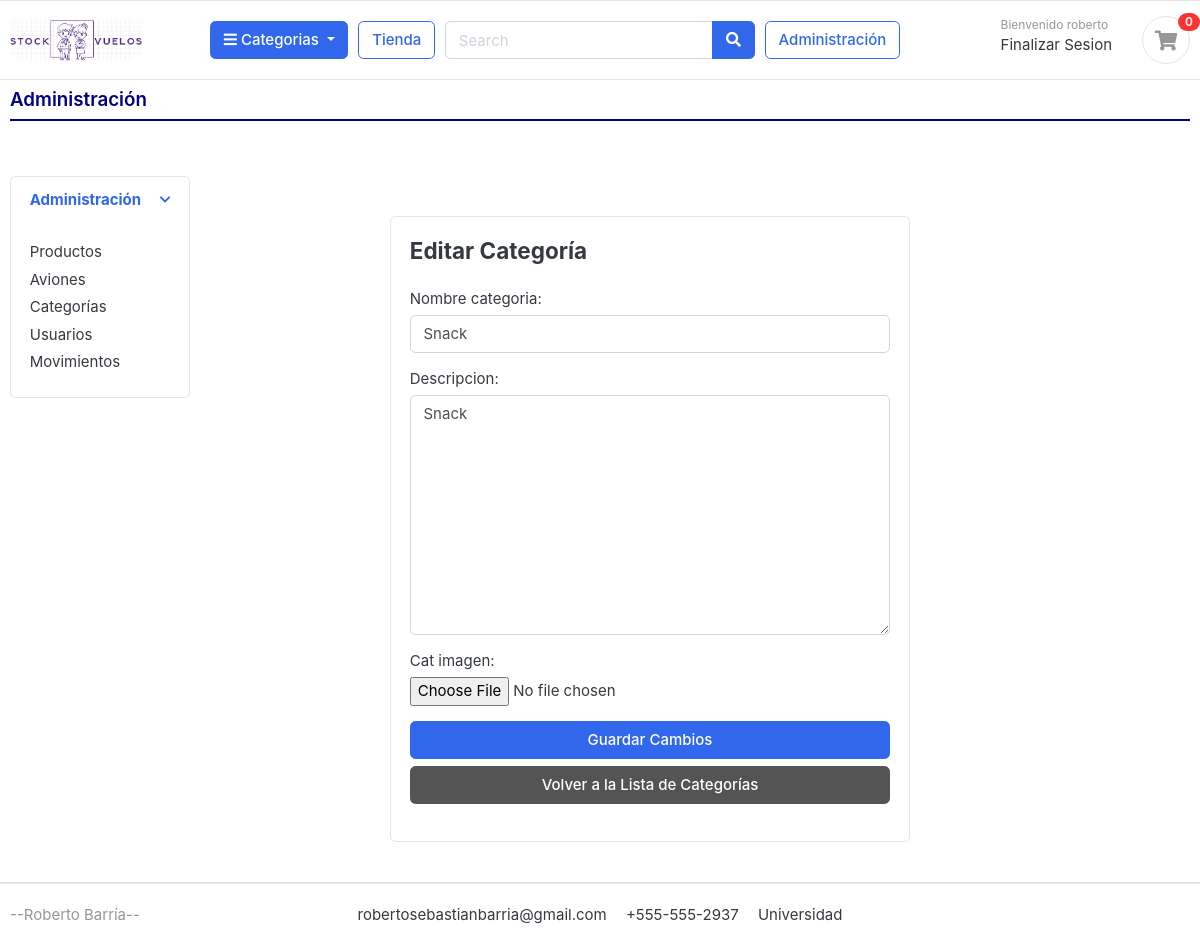
The app's page /administracion/categorias/1/editar/ (signed in) with its own data.
### cuentas/models.py (models this page shows, shortened)
class Cuenta(AbstractBaseUser):
    Nombre = models.CharField(max_length=50)
    Apellido = models.CharField(max_length=50)
    username = models.CharField(max_length=50, unique=True)
    email = models.EmailField(max_length=100, unique=True)
    phone_number = models.CharField(max_length=50)
    avion = models.ForeignKey('aviones.Avion', on_delete=models.SET_NULL, null=True, blank=True)
    es_administrador = models.BooleanField(default=False)
    es_tripulante = models.BooleanField(default=False)
    date_joined = models.DateTimeField(auto_now_add=True)
    last_login = models.DateTimeField(auto_now_add=True)
    is_admin = models.BooleanField(default=False)
    is_staff = models.BooleanField(default=False)
    is_active = models.BooleanField(default=False)
    is_superadmin = models.BooleanField(default=False)
    USERNAME_FIELD = 'email'
    REQUIRED_FIELDS = ['username', 'Nombre', 'Apellido']
    objects = MyAccountManager()

### categorias/models.py (models this page shows, shortened)
class Categoria(models.Model):
    nombre_categoria = models.CharField(max_length=20, unique=True)
    descripcion = models.CharField(max_length=255, blank=True)
    slug = models.CharField(max_length=100, unique=True)
    cat_imagen = models.ImageField(upload_to='photos/categorias', blank=True, null=True)
    def get_url(self):
        return reverse('productos_por_categoria', args=[self.slug])

### administracion/views.py (the view)
# urls.py: path('categorias/<int:pk>/editar/', views.editar_categoria, name='editar_categoria'),
@login_required
def editar_categoria(request, pk):
    categoria = get_object_or_404(Categoria, pk=pk)
    if request.method == 'POST':
        form = CategoriaForm(request.POST, request.FILES, instance=categoria)
        if form.is_valid():
            categoria = form.save(commit=False)
            form.save()
            return redirect('lista_categorias')
    else:
        form = CategoriaForm(instance=categoria)
    return render(request, 'administracion/editar_categoria.html', {'form': form})

### administracion/forms.py
class CategoriaForm(forms.ModelForm):
    class Meta:
        model = Categoria
        fields = ['nombre_categoria', 'descripcion', 'cat_imagen']
        widgets = {
            'nombre_categoria': forms.TextInput(attrs={'class': 'form-control'}),
            'descripcion': forms.Textarea(attrs={'class': 'form-control'}),
            'cat_imagen': forms.FileInput(attrs={'class': 'form-control-file'}),
        }

### tienda/context_processors.py (called while the page is built)
def cantidad_productos_en_orden(request):
    if request.user.is_authenticated:
        avion_id = request.session.get('avion_id')
        orden = Orden.objects.filter(usuario=request.user, avion_id=avion_id, completada=False).first()
        if orden:
            orden_productos = OrdenProducto.objects.filter(orden=orden).count()
        else:
            orden_productos = 0
    else:
        orden_productos = 0
    return {'orden_productos': orden_productos}

def categorias_context(request):
    return {
        'categorias': Categoria.objects.all()
    }

### templates/administracion/editar_categoria.html (shortened to what this page needs)
{% extends 'administracion/administracion.html' %}
{% block main_content %}
<section class="section-content padding-x">
    <div class="card mx-auto" style="max-width: 520px; margin-top: 40px;">
        <article class="card-body">
            <h4 class="card-title mb-4">Editar Categoría</h4>
            <form method="post">
                {{ form.as_p }}
                <div class="form-group">
                    <button type="submit" class="btn btn-primary btn-block">Guardar Cambios</button>
                <a href="{% url 'lista_categorias' %}" class="btn btn-secondary btn-block">Volver a la Lista de Categorías</a>
            </div>
            </form>
        </article>
    </div>
</section>
{% endblock %}

### templates/includes/navbar.html (shortened to what this page needs)
{% load static %}
<header class="section-header">
    <section class="header-main border-bottom">
        <div class="container">
            <div class="row align-items-center">
                <div class="col-lg-2 col-md-3 col-6">
                    <a href="{% url 'tienda' %}" class="brand-wrap">
                        <img class="logo" src="{% static 'images/logo05.png' %}">
                    </a>
                </div>
                {% if user.id is not None %}
                <div class="col-lg col-sm col-md col-6 flex-grow-0">
                    <div class="category-wrap dropdown d-inline-block float-right">
                        <button type="button" class="btn btn-primary dropdown-toggle" data-toggle="dropdown">
                            <i class="fa fa-bars"></i> Categorias
                        </button>
                    </div>
                </div>
                {% endif %}
                {% if user.id is not None %}
                <a href="{% url 'tienda' %}" class="btn btn-outline-primary">Tienda</a>
                {% endif %}
                <div class="col-lg col-md-6 col-sm-12 col">
                    {% if user.id is not None %}
                    <form action="#" class="search">
                        <div class="input-group w-100">
                            <input type="text" class="form-control" style="width:60%;" placeholder="Search">
                            <div class="input-group-append">
                                <button class="btn btn-primary" type="submit">
                                    <i class="fa fa-search"></i>
                                </button>
                            </div>
                        </div>
                    </form>
                    {% endif %}
                </div>
                {% if user.is_admin %}
                    <div>
                    <a href="{% url 'administracion' %}" class="btn btn-outline-primary">Administración</a>
                    </div>
                {% endif %}
                <div class="col-lg-3 col-sm-6 col-8 order-2 order-lg-3">
                    <div class="d-flex justify-content-end mb-3 mb-lg-0">
                        {% if user.id is None %}
                            <div class="widget-header">
                                <small class="title text-muted">Bienvenido </small>
                                <div>
                                    <a href="{% url 'login' %}">Login</a> <span class="dark-transp"> | </span>
                                </div>
                            </div>
                        {% else %}
                            <div class="widget-header">
                                <small class="title text-muted">Bienvenido {{user.Nombre}} </small>
                                <div>
                                    <a href="{% url 'logout' %}">Finalizar Sesion</a>
                                </div>
                            </div>
                        {% endif %}
                        {% if user.id is not None %}
                        <a href="{% url 'listar_ordenes' %}" class="widget-header pl-3 ml-3">
                            <div class="icon icon-sm rounded-circle border">
                                <i class="fa fa-shopping-cart"></i>
                            </div>
                            <span class="badge badge-pill badge-danger notify">{{ orden_productos }}</span>
                        </a>
                        {% endif %}
                    </div>
                </div>
            </div>
        </div>
    </section>
</header>

### static/css/ui.css (style rules this page uses)
html { font-family: "Inter", sans-serif; font-size: 15px; }
.icon-xs, .icon-sm, .icon-md, .icon-lg { display: inline-block; text-align: center; flex-shrink: 0; flex-grow: 0; }
.icon-sm { width: 48px; height: 48px; line-height: 48px !important; font-size: 20px; }
article:after, .form-group:after { display: block; clear: both; content: ""; }
.header-main { position: relative; padding-top: 1rem; padding-bottom: 1rem; }
.brand-wrap .logo, .navbar-brand .logo { margin-right: 7px; max-height: 42px; display: inline-block; }
.widget-header { display: inline-block; vertical-align: middle; position: relative; }
.widget-header a { color: #343a40; }
.widget-header i { color: #969696; }
.widget-header .title { display: block; }
.widget-header .notify { position: absolute; top: -3px; right: -10px; }
.notify { position: absolute; top: -4px; right: -10px; display: inline-block; padding: 0.25em 0.6em; font-size: 12px; line-height: 1; text-align: center; border-radius: 3rem; color: #fff; background-color: #fa3434; }

### records on screen
Cuenta: Nombre "roberto"
Categoria: nombre_categoria "Snack", descripcion "Snack"

### other values on screen
{{ orden_productos }} "0"
